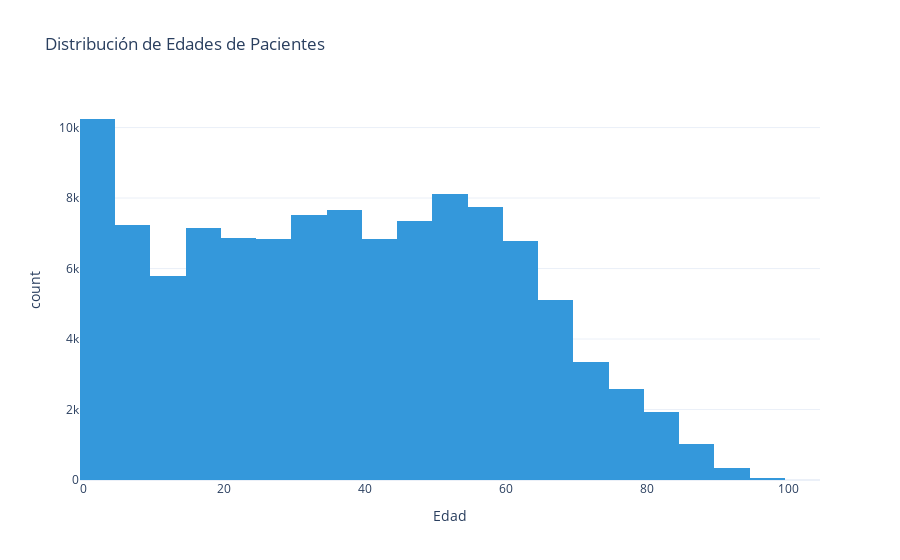

The notebook cell this image was saved under:
### Markdown cell above
### 3.2 Distribución de Edades

### Code cell
fig = plot_age_distribution(df)
fig.show()

### Figure 1 — Plotly figure (JSON) as saved in the notebook; plotly's stock layout.template omitted (floating-point values rounded to 4 significant figures; data arrays with more than 128 entries replaced by an {"elided": "..."} marker saying what was removed)
{"data": [{"bingroup": "x", "hovertemplate": "Edad=%{x}<br>count=%{y}<extra></extra>", "legendgroup": "", "marker": {"color": "#3498db", "pattern": {"shape": ""}}, "name": "", "nbinsx": 30, "orientation": "v", "showlegend": false, "type": "histogram", "x": {"elided": "110519 int values"}, "xaxis": "x", "yaxis": "y"}], "layout": {"barmode": "relative", "legend": {"tracegroupgap": 0}, "title": {"text": "Distribución de Edades de Pacientes"}, "xaxis": {"anchor": "y", "domain": [0, 1], "title": {"text": "Edad"}}, "yaxis": {"anchor": "x", "domain": [0, 1], "title": {"text": "count"}}}}
